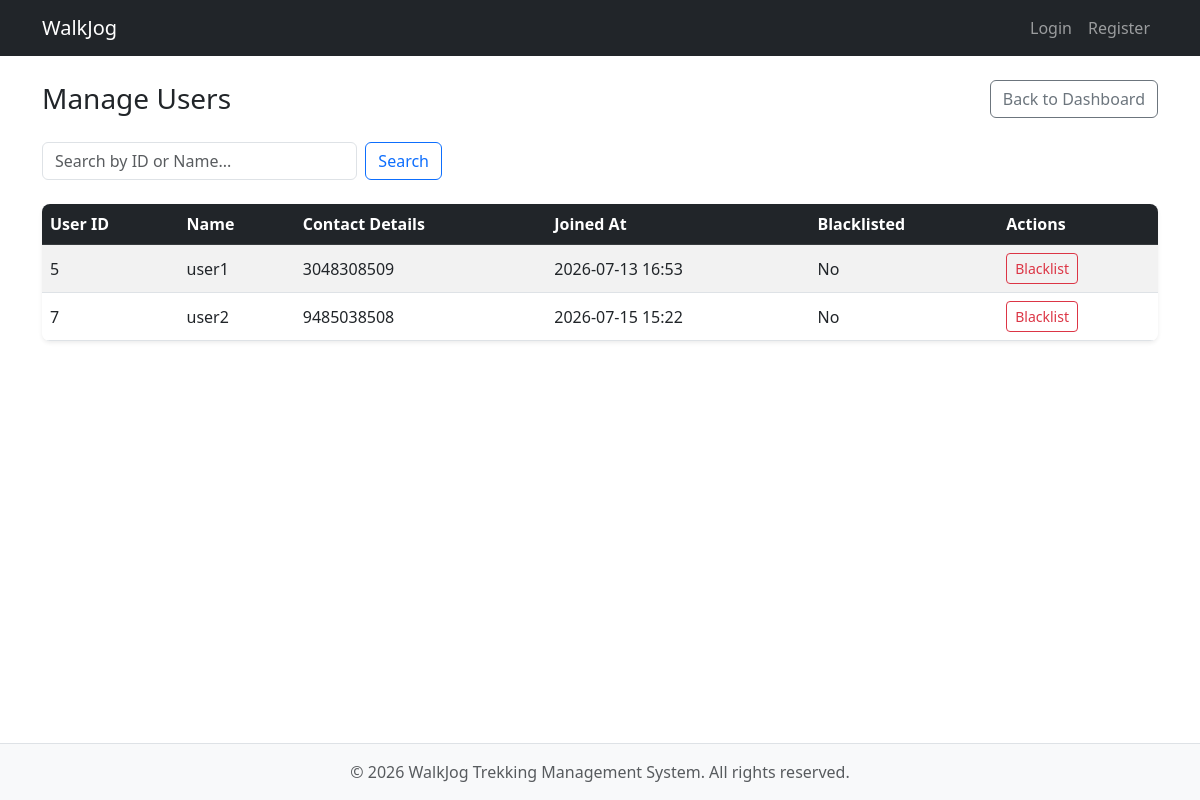
Screenshot of /admin/users with the database file from the repository.
### models.py (models this page shows)
class UserProfile(db.Model):
    __tablename__ = 'user_profile'
    user_id = db.Column(
        db.Integer,
        db.ForeignKey('users.id'),
        primary_key=True,
        nullable=False
    )
    name = db.Column(db.String(50), nullable=False)
    contact_details = db.Column(db.String(15), nullable=False)
    is_blacklisted = db.Column(db.Boolean, default=False)
    created_at = db.Column(db.DateTime, default=datetime.now)

### app.py (the view)
@app.route('/admin/users')
def manage_users():
    search_query = request.args.get('search', '')
    if search_query:
        users = UserProfile.query.filter(UserProfile.name.ilike(f'%{search_query}%') | (UserProfile.user_id == search_query if search_query.isdigit() else False)).all()
    else:
        users = UserProfile.query.all()
    return render_template('manage_users.html', users=users)

### templates/manage_users.html (shortened to what this page needs)
{% extends "base.html" %}
{% block content %}
<div class="d-flex justify-content-between align-items-center mb-4">
    <h1 class="h3 mb-0">Manage Users</h1>
    <a href="/admin/dashboard/admin" class="btn btn-outline-secondary">Back to Dashboard</a>
</div>
<form method="GET" class="d-flex mb-4" style="max-width: 400px;">
    <input class="form-control me-2" type="text" name="search" placeholder="Search by ID or Name..." value="{{ request.args.get('search', '') }}">
    <button class="btn btn-outline-primary" type="submit">Search</button>
</form>
{% set query = request.args.get('search', '').lower() %}
<div class="table-responsive bg-white rounded-3 shadow-sm">
    <table class="table table-hover table-striped mb-0 align-middle">
        <thead class="table-dark">
        <tr>
            <th>User ID</th>
            <th>Name</th>
            <th>Contact Details</th>
            <th>Joined At</th>
            <th>Blacklisted</th>
            <th>Actions</th>
        </tr>
        </thead>
        <tbody>
        {% for user in users %}
        {% if not query or query in user.name.lower() %}
        <tr>
            <td>{{ user.user_id }}</td>
            <td>{{ user.name }}</td>
            <td>{{ user.contact_details }}</td>
            <td>{{ user.created_at.strftime('%Y-%m-%d %H:%M') if user.created_at else '' }}</td>
            <td>{{ 'Yes' if user.is_blacklisted else 'No' }}</td>
            <td>
                {% if not user.is_blacklisted %}
                <a href="{{ url_for('blacklist_user', user_id=user.user_id) }}" class="btn btn-sm btn-outline-danger">Blacklist</a>
                {% else %}
                <span class="badge bg-secondary">Blacklisted</span>
                <a href="{{ url_for('unblacklist_user', user_id=user.user_id) }}" class="btn btn-sm btn-outline-success ms-1">Unblacklist</a>
                {% endif %}
            </td>
        </tr>
        {% endif %}
        {% endfor %}
        </tbody>
    </table>
</div>
{% endblock %}

### rows the page displays
UserProfile: user_id "5", name "user1", contact_details "3048308509", created_at "2026-07-13 16:53", is_blacklisted "No"
UserProfile: user_id "7", name "user2", contact_details "9485038508", created_at "2026-07-15 15:22", is_blacklisted "No"
